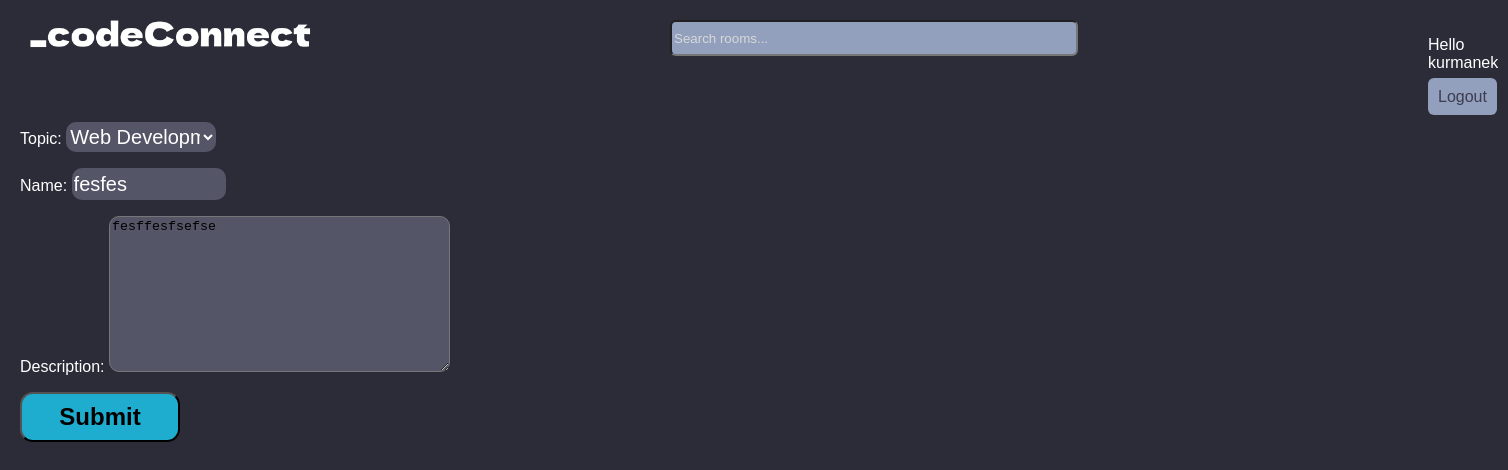
The app's page /update-room/15/ (signed in) with its own data.
### base/models.py (models this page shows, shortened)
class Room(models.Model):
    host = models.ForeignKey(User, on_delete=models.SET_NULL, null=True)
    topic = models.ForeignKey(Topic, on_delete=models.SET_NULL, null=True)
    name = models.CharField(max_length=200)
    description = models.TextField(null=True, blank=True)
    participants = models.ManyToManyField(User, related_name='participants', blank=True)
    updated = models.DateTimeField(auto_now=True)
    created = models.DateTimeField(auto_now_add=True)
    class Meta:
        ordering = ['-updated', '-created']

class Topic(models.Model):
    name = models.CharField(max_length=200)
    def __str__(self):
        return self.name

### base/views.py (the view)
# urls.py: path('update-room/<str:pk>/', views.updateRoom, name='update-room'),
@login_required(login_url='login')
def updateRoom(request, pk):
    room = Room.objects.get(id=pk)
    form = RoomForm(instance=room)
    topics = Topic.objects.all()
    if request.user != room.host:
        return HttpResponse('Your are not allowed here!!')
    if request.method == 'POST':
        form = RoomForm(request.POST, instance=room)
        if form.is_valid():
            form.save()
            return redirect('home')
    context = {'form': form, 'topics': topics, 'room': room}
    return render(request, 'base/room_form.html', context)

### base/forms.py
class RoomForm(ModelForm):
    class Meta:
        model = Room
        fields = '__all__'
        exclude = ['host', 'participants']

### base/templates/base/room_form.html (shortened to what this page needs)
{% extends 'main.html' %}
{% block content %}
<div>
    <form action="" method="post">
        {{form.as_p}}
        <input type="submit" class="xd" value="Submit">
    </form>
</div>
{% endblock content %}

### templates/navbar.html
{% load static %}
<div class="navbar">
<a href="/">
    <img src="{% static 'img/logo.png' %}" alt="" height=30px>
</a>
<form method="GET">
    <input type="text" name="q" placeholder="Search rooms...">
</form>
<div class="login-redirect">
{% if request.user.is_authenticated %}
<p>Hello {{request.user}}</p>
<a href="{% url 'logout' %}">Logout</a>
{% else %}
<a href="{% url 'login' %}">Login</a>
{% endif %}
</div>
</div>

### static/css/style.css (style rules this page uses)
body { background-color: rgb(44, 44, 56); font-family: arial; margin: 20px; }
.navbar { display: flex; gap: 350px; }
.navbar .login-redirect a { border: none; text-decoration: none; border-radius: 6px; background-color: rgb(146, 160, 190); padding:10px; color:rgb(61, 61, 77); }
.navbar input[type=text] { border-radius: 6px; background-color: rgb(146, 160, 190); color: white; height:30px; width:400px; }
::placeholder { color: rgb(216, 216, 216); opacity: 1; }
form label { color:white; }
#id_host,#id_topic,#id_name,select { border: none; outline: none; background-color: rgb(85, 85, 104); border-radius: 10px; height: 30px; width: 150px; font-size: 20px; color: white; }
textarea { background-color: rgb(85, 85, 104); border-radius: 10px; }
.xd { width: 160px; font-size: 24px; height: 50px; background-color: rgb(30, 172, 207); border-radius: 13px; line-height: 40px; text-align: center; margin-bottom: 7px; font-weight: 600; cursor: pointer; }
.login-redirect p { color:white; }

### records on screen
Room: topic "Web Development", description "fesffesfsefse"
Topic: name "fesfes"

### other values on screen
{{ request.user }} "kurmanek"
